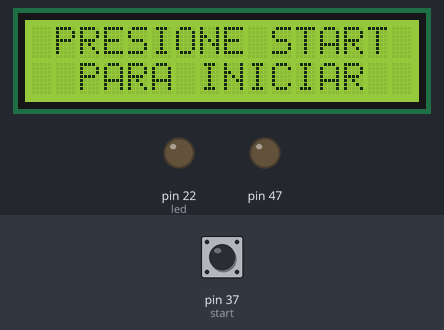
The sketch below on a simulated Arduino Mega 2560, built with avr-gcc and run on an emulated ATmega2560. Shown: 16×2 character LCD, output pins drawn as LEDs (lit = HIGH). The test bench sets the inputs (shaded band); at power-on: pin 37 (start) LOW.

Above: at 1.2 s.
1.3 s: pin 37 (start) pulled HIGH for 0.15 s
At 2.1 s:
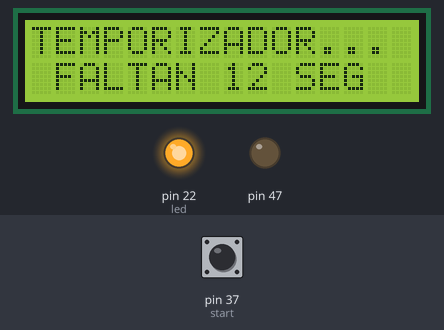
At 3.1 s:
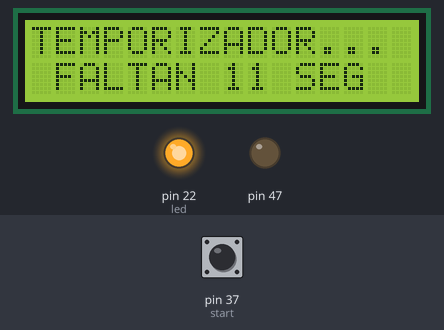
Timing chart, 0 to 14.8 s (numbered marks = the images above; inputs shaded):
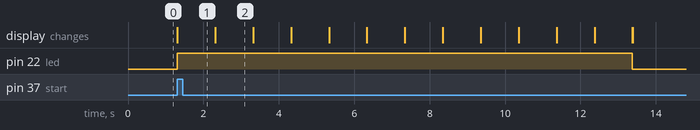

The sketch:

punto3.ino
```cpp
#include <LiquidCrystal.h>
int led = 22;
int start  = 37;
LiquidCrystal lcd(48,49,45,44,43,42);
int cont;

void temporizador()
{
  digitalWrite(led, HIGH);
  while(cont>0)
    {
      lcd.clear();
      lcd.setCursor(0,0);
      lcd.print("TEMPORIZADOR...");
      lcd.setCursor(1,1);
      lcd.print("FALTAN");
      lcd.setCursor(8,1);
      lcd.print(cont);
      lcd.setCursor(11,1);
      lcd.print("SEG");
      delay(1000);
      cont--;
   }
  digitalWrite(led, LOW);
  lcd.clear();
}

void setup()
{
  pinMode(47,OUTPUT);
  digitalWrite(47,0);
  lcd.begin(16,2);
  pinMode(led, OUTPUT);
  pinMode(start, INPUT);
}
void loop()
{
  lcd.setCursor(1,0);
  lcd.print("PRESIONE START");
  lcd.setCursor(2,1);
  lcd.print("PARA INICIAR");
  cont=12;
  if(digitalRead(start)==HIGH)
  {
    temporizador();
  }
}
```

Measured:
- after the input at 1.3 s, pin 22 (led): LOW → HIGH at once, → LOW 12.1 s later; the display: changes at once (image 1)
- what the display in image 2 shows lasts 1.0 s, from 2.3 s to 3.3 s
